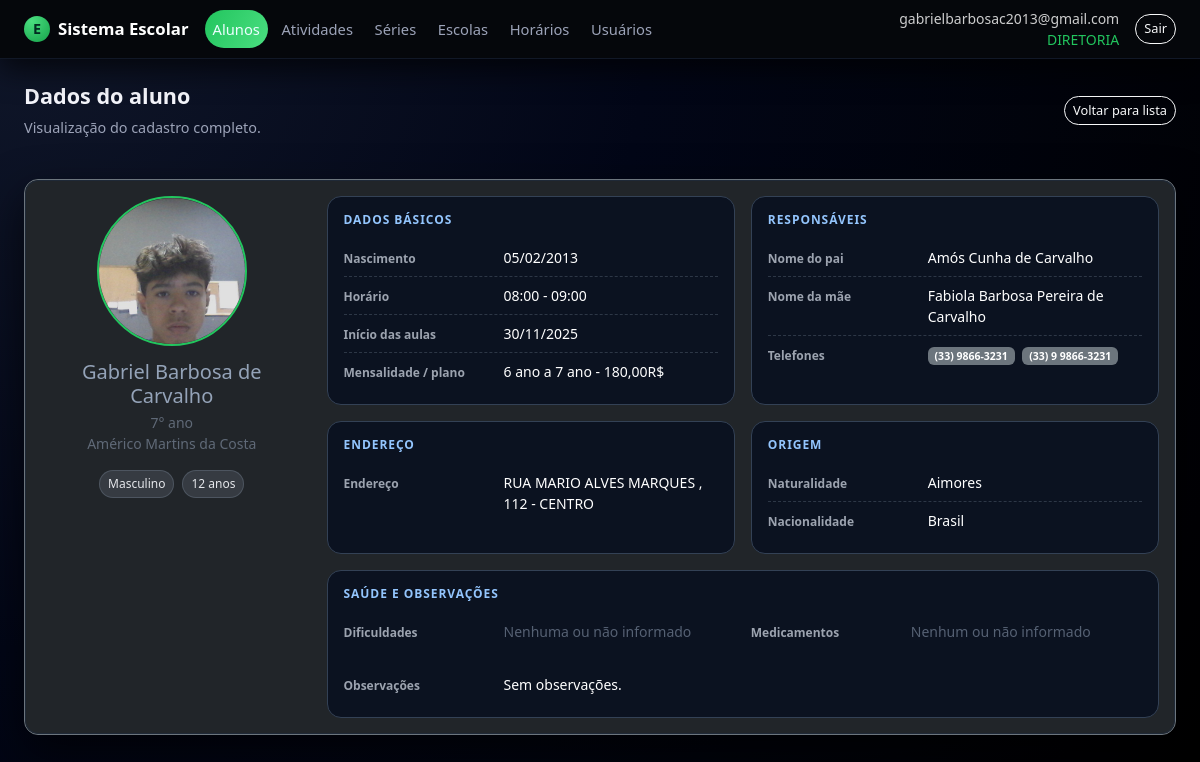
Page /alunos/3 (signed in) on the committed database.
### app.py (models this page shows, shortened)
class Usuario(db.Model, UserMixin):
    __tablename__ = "usuario"
    id = db.Column(db.Integer, primary_key=True)
    email = db.Column(db.String(120), unique=True, nullable=False)
    senha_hash = db.Column(db.String(255), nullable=False)
    papel = db.Column(db.String(30), nullable=False, default="ALUNO")
    ativo = db.Column(db.Boolean, nullable=False, default=True)
    created_at = db.Column(db.DateTime, nullable=False, default=datetime.utcnow)
    aluno_id = db.Column(db.Integer, db.ForeignKey("aluno.id"), nullable=True)
    aluno = db.relationship("Aluno", lazy="joined")
    def papel_upper(self):
        return (self.papel or "").upper()
    def is_diretoria(self):
        return self.papel_upper() == "DIRETORIA"

class Aluno(db.Model):
    __tablename__ = "aluno"
    id = db.Column(db.Integer, primary_key=True)
    nome = db.Column(db.String(180), nullable=False)
    escola_id = db.Column(db.Integer, db.ForeignKey("escola.id"))
    serie_id = db.Column(db.Integer, db.ForeignKey("serie.id"))
    horario_id = db.Column(db.Integer, db.ForeignKey("horario.id"))
    telefone_cel = db.Column(db.String(30))
    telefone_fixo = db.Column(db.String(30))
    foto_path = db.Column(db.String(300))
    observacoes = db.Column(db.Text)
    naturalidade = db.Column(db.String(120))
    nacionalidade = db.Column(db.String(120))
    data_nascimento = db.Column(db.Date)
    idade = db.Column(db.Integer)
    sexo = db.Column(db.String(1))
    nome_pai = db.Column(db.String(180))
    nome_mae = db.Column(db.String(180))
    endereco = db.Column(db.String(200))
    numero = db.Column(db.String(20))
    bairro = db.Column(db.String(120))
    tem_dificuldade = db.Column(db.Boolean)
    qual_dificuldade = db.Column(db.String(255))
    toma_medicamento = db.Column(db.Boolean)
    qual_medicamento = db.Column(db.String(255))
    inicio_aulas = db.Column(db.Date)
    mensalidade_opcao = db.Column(db.String(60))
    escola = db.relationship("Escola", lazy="joined")
    serie = db.relationship("Serie", lazy="joined")
    horario = db.relationship("Horario", lazy="joined")

class Serie(db.Model):
    __tablename__ = "serie"
    id = db.Column(db.Integer, primary_key=True)
    nome = db.Column(db.String(120), nullable=False, unique=True)

class Escola(db.Model):
    __tablename__ = "escola"
    id = db.Column(db.Integer, primary_key=True)
    nome = db.Column(db.String(120), nullable=False, unique=True)

class Horario(db.Model):
    __tablename__ = "horario"
    id = db.Column(db.Integer, primary_key=True)
    hora_inicio = db.Column(db.String(5), nullable=False)  # HH:MM
    hora_fim = db.Column(db.String(5), nullable=False)      # HH:MM

### app.py (the view)
@app.route("/alunos/<int:id>")
@login_required
def alunos_ver(id):
    a = Aluno.query.get_or_404(id)
    if current_user.is_diretoria() or current_user.is_professor():
        pass
    else:
        if not current_user.aluno_id or current_user.aluno_id != a.id:
            flash("Você não tem permissão para ver os dados deste aluno.", "warning")
            return redirect(url_for("alunos_list"))
    return render_template("alunos/ver.html", aluno=a)

### templates/alunos/ver.html (shortened to what this page needs)
{% extends "base.html" %}
{% block content %}
<div class="page-title-row mb-3">
  <div>
    <h2>Dados do aluno</h2>
    <div class="subtitle">Visualização do cadastro completo.</div>
  </div>
  <div class="d-flex gap-2">
    <a href="{{ url_for('alunos_list') }}" class="btn btn-outline-light btn-sm">
      Voltar para lista
    </a>
  </div>
</div>
<section class="card bg-dark border-secondary">
  <div class="card-body">
    <div class="row g-4 align-items-start">
      <div class="col-md-3 d-flex flex-column align-items-center text-center">
        {% if aluno.foto_path %}
          <img src="{{ url_for('static', filename=aluno.foto_path) }}"
               alt="Foto de {{ aluno.nome }}"
               style="width:150px; height:150px; border-radius:50%; object-fit:cover; border:2px solid #22c55e; margin-bottom:0.9rem;">
        {% endif %}
        <h5 class="mb-1">{{ aluno.nome }}</h5>
        <div class="text-muted small">
          {% if aluno.serie %}{{ aluno.serie.nome }}{% else %}Série não informada{% endif %}
          <br>
          {% if aluno.escola %}{{ aluno.escola.nome }}{% else %}Escola não informada{% endif %}
        </div>
        <div class="mt-3 d-flex flex-wrap gap-2 justify-content-center">
          {% if aluno.sexo == 'M' %}
            <span class="badge-soft">Masculino</span>
          {% elif aluno.sexo == 'F' %}
            <span class="badge-soft">Feminino</span>
          {% else %}
            <span class="badge-soft">Sexo: Não informado</span>
          {% endif %}
          {% if aluno.idade %}
            <span class="badge-soft">{{ aluno.idade }} anos</span>
          {% else %}
            <span class="badge-soft">Idade: N/I</span>
          {% endif %}
        </div>
      </div>
      <div class="col-md-9">
        <div class="row g-3">
          <div class="col-lg-6">
            <div class="info-card">
              <div class="section-title">Dados básicos</div>
              <div class="info-row">
                <div class="info-label">Nascimento</div>
                <div class="info-value">
                  {% if aluno.data_nascimento %}
                    {{ aluno.data_nascimento.strftime('%d/%m/%Y') }}
                  {% else %}
                    <span class="text-muted">Não informado</span>
                  {% endif %}
                </div>
              </div>
              <div class="info-row">
                <div class="info-label">Horário</div>
                <div class="info-value">
                  {% if aluno.horario %}
                    {{ aluno.horario.hora_inicio }} - {{ aluno.horario.hora_fim }}
                  {% else %}
                    <span class="text-muted">Não informado</span>
                  {% endif %}
                </div>
              </div>
              <div class="info-row">
                <div class="info-label">Início das aulas</div>
                <div class="info-value">
                  {% if aluno.inicio_aulas %}
                    {{ aluno.inicio_aulas.strftime('%d/%m/%Y') }}
                  {% else %}
                    <span class="text-muted">Não informado</span>
                  {% endif %}
                </div>
              </div>
              <div class="info-row">
                <div class="info-label">Mensalidade / plano</div>
                <div class="info-value">
                  {{ aluno.mensalidade_opcao or 'Não informado' }}
                </div>
              </div>
            </div>
          </div>
          <div class="col-lg-6">
            <div class="info-card">
              <div class="section-title">Responsáveis</div>
              <div class="info-row">
                <div class="info-label">Nome do pai</div>
                <div class="info-value">{{ aluno.nome_pai or 'Não informado' }}</div>
              </div>
              <div class="info-row">
                <div class="info-label">Nome da mãe</div>
                <div class="info-value">{{ aluno.nome_mae or 'Não informado' }}</div>
              </div>
              <div class="info-row">
                <div class="info-label">Telefones</div>
                <div class="info-value">
                  {% if aluno.telefone_cel %}
                    <span class="badge bg-secondary me-1">{{ aluno.telefone_cel }}</span>
                  {% endif %}
                  {% if aluno.telefone_fixo %}
                    <span class="badge bg-secondary">{{ aluno.telefone_fixo }}</span>
                  {% endif %}
                </div>
              </div>
            </div>
          </div>
          <div class="col-lg-6">
            <div class="info-card">
              <div class="section-title">Endereço</div>
              <div class="info-row">
                <div class="info-label">Endereço</div>
                <div class="info-value">
                  {% if aluno.endereco %}
                    {{ aluno.endereco }}
                    {% if aluno.numero %}, {{ aluno.numero }}{% endif %}
                    {% if aluno.bairro %} - {{ aluno.bairro }}{% endif %}
                  {% else %}
                    <span class="text-muted">Não informado</span>
                  {% endif %}
                </div>
              </div>
            </div>
          </div>
          <div class="col-lg-6">
            <div class="info-card">
              <div class="section-title">Origem</div>
              <div class="info-row">
                <div class="info-label">Naturalidade</div>
                <div class="info-value">{{ aluno.naturalidade or 'Não informado' }}</div>
              </div>
              <div class="info-row">
                <div class="info-label">Nacionalidade</div>
                <div class="info-value">{{ aluno.nacionalidade or 'Não informado' }}</div>
              </div>
            </div>
          </div>
          <div class="col-12">
            <div class="info-card">
              <div class="section-title">Saúde e observações</div>
              <div class="row g-3">
                <div class="col-lg-6">
                  <div class="info-row">
                    <div class="info-label">Dificuldades</div>
                    <div class="info-value">
                      {% if aluno.tem_dificuldade %}
                        {{ aluno.qual_dificuldade or 'Sim, mas não detalhado' }}
                      {% else %}
                        <span class="text-muted">Nenhuma ou não informado</span>
                      {% endif %}
                    </div>
                  </div>
                </div>
                <div class="col-lg-6">
                  <div class="info-row">
                    <div class="info-label">Medicamentos</div>
                    <div class="info-value">
                      {% if aluno.toma_medicamento %}
                        {{ aluno.qual_medicamento or 'Sim, mas não detalhado' }}
                      {% else %}
                        <span class="text-muted">Nenhum ou não informado</span>
                      {% endif %}
                    </div>
                  </div>
                </div>
                <div class="col-12">
                  <div class="info-row">
                    <div class="info-label">Observações</div>
                    <div class="info-value">
                      {{ aluno.observacoes or 'Sem observações.' }}
                    </div>
                  </div>
                </div>
              </div>
            </div>
          </div>
        </div>
      </div>
    </div>
  </div>
</section>
{% endblock %}

### templates/base.html (shortened to what this page needs)
<!doctype html>
<html lang="pt-BR">
<head>
  <link
    href="https://cdn.jsdelivr.net/npm/bootstrap@5.3.3/dist/css/bootstrap.min.css"
    rel="stylesheet"
  >
  <link rel="stylesheet" href="{{ url_for('static', filename='css/style.css') }}">
</head>
<body class="app-body">
  <header class="app-navbar navbar navbar-expand-lg navbar-dark">
    <div class="container-fluid px-3 px-lg-4">
      <a class="navbar-brand d-flex align-items-center gap-2" href="{{ url_for('index') }}">
        <span class="brand-icon">E</span>
        <span class="fw-semibold">Sistema Escolar</span>
      </a>
      {% if current_user.is_authenticated %}
        {% set papel = current_user.papel_upper() %}
        <div class="collapse navbar-collapse" id="mainNav">
          <ul class="navbar-nav me-auto mb-2 mb-lg-0 app-menu">
            <li class="nav-item">
              <a class="nav-link {% if request.endpoint and 'alunos' in request.endpoint %}active{% endif %}"
                 href="{{ url_for('alunos_list') }}">
                Alunos
              </a>
            </li>
            <li class="nav-item">
              <a class="nav-link {% if request.endpoint and 'atividades_' in request.endpoint %}active{% endif %}"
                 href="{{ url_for('atividades_listar') }}">
                Atividades
              </a>
            </li>
            {% if papel == 'DIRETORIA' %}
              <li class="nav-item">
                <a class="nav-link {% if request.endpoint and 'series_' in request.endpoint %}active{% endif %}"
                   href="{{ url_for('series_list') }}">
                  Séries
                </a>
              </li>
              <li class="nav-item">
                <a class="nav-link {% if request.endpoint and 'escolas_' in request.endpoint %}active{% endif %}"
                   href="{{ url_for('escolas_list') }}">
                  Escolas
                </a>
              </li>
              <li class="nav-item">
                <a class="nav-link {% if request.endpoint and 'horarios_' in request.endpoint %}active{% endif %}"
                   href="{{ url_for('horarios_list') }}">
                  Horários
                </a>
              </li>
              <li class="nav-item">
                <a class="nav-link {% if request.endpoint and 'usuarios_' in request.endpoint %}active{% endif %}"
                   href="{{ url_for('usuarios_list') }}">
                  Usuários
                </a>
              </li>
            {% endif %}
          </ul>
          <div class="d-flex align-items-center gap-3">
            <div class="text-end small text-muted d-none d-md-block">
              <div>{{ current_user.email }}</div>
              <div class="text-accent">{{ papel }}</div>
            </div>
            <form method="post" action="{{ url_for('logout') }}">
              <button class="btn btn-sm btn-outline-light" type="submit">Sair</button>
            </form>
          </div>
        </div>
      {% endif %}
    </div>
  </header>
  <main class="app-main container-fluid px-3 px-lg-4 py-4">
    <div class="page-wrapper">
      {% block content %}{% endblock %}
    </div>
  </main>
</body>
</html>

### rows in the picture
Usuario: email "gabrielbarbosac2013@gmail.com", papel "DIRETORIA"
Aluno: foto_path (picture), nome "Gabriel Barbosa de Carvalho", idade "12", data_nascimento "05/02/2013", inicio_aulas "30/11/2025", mensalidade_opcao "6 ano a 7 ano - 180,00R$", nome_pai "Amós Cunha de Carvalho", nome_mae "Fabiola Barbosa Pereira de Carvalho", telefone_cel "(33) 9866-3231", telefone_fixo "(33) 9 9866-3231", endereco "RUA MARIO ALVES MARQUES", numero "112", bairro "CENTRO", naturalidade "Aimores", nacionalidade "Brasil", observacoes "Sem observações."
Serie: serie.nome "7° ano"
Escola: escola.nome "Américo Martins da Costa"
Horario: horario.hora_inicio "08:00", horario.hora_fim "09:00"
